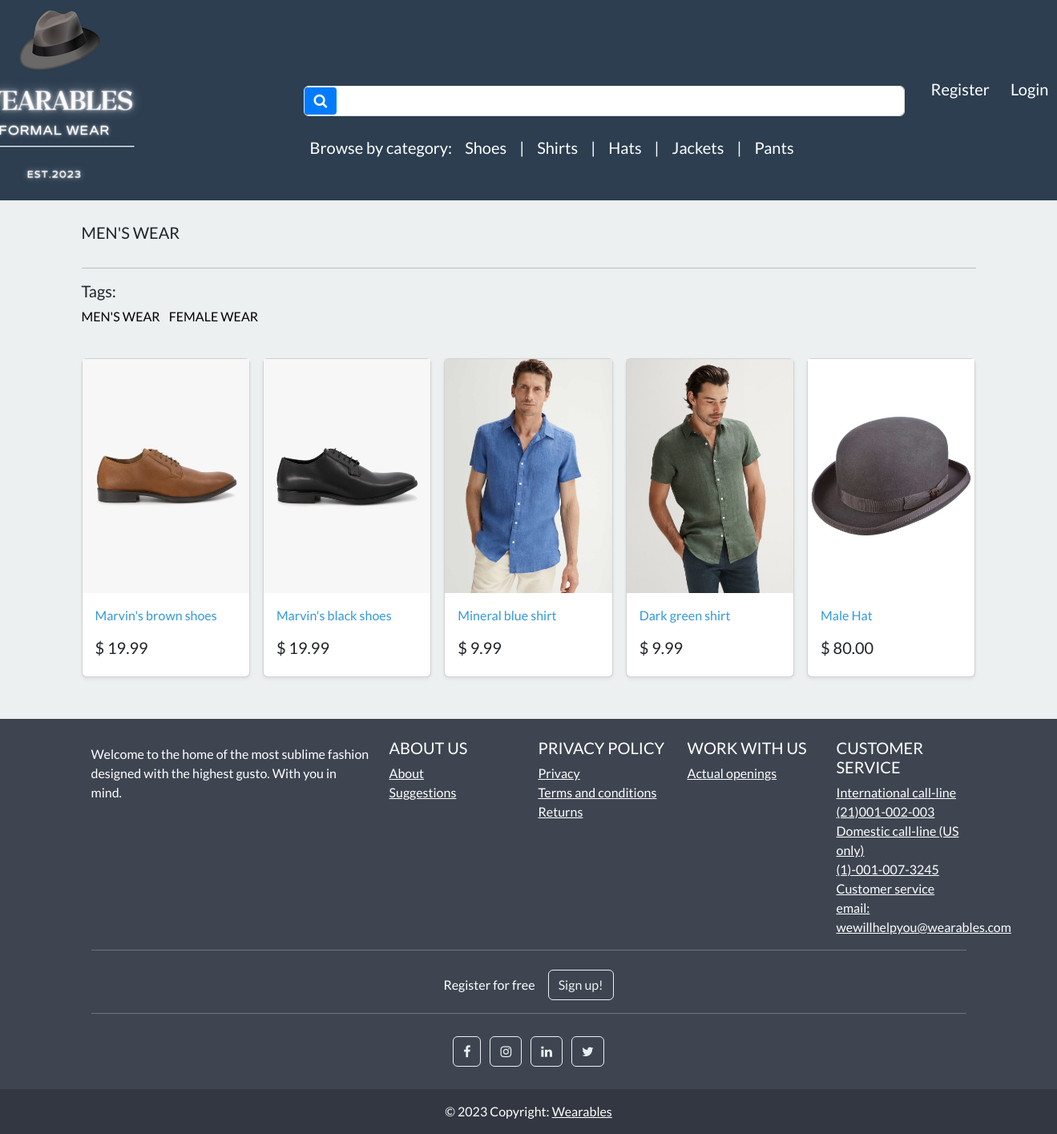
Page /tag/male/ on the earlier database version.
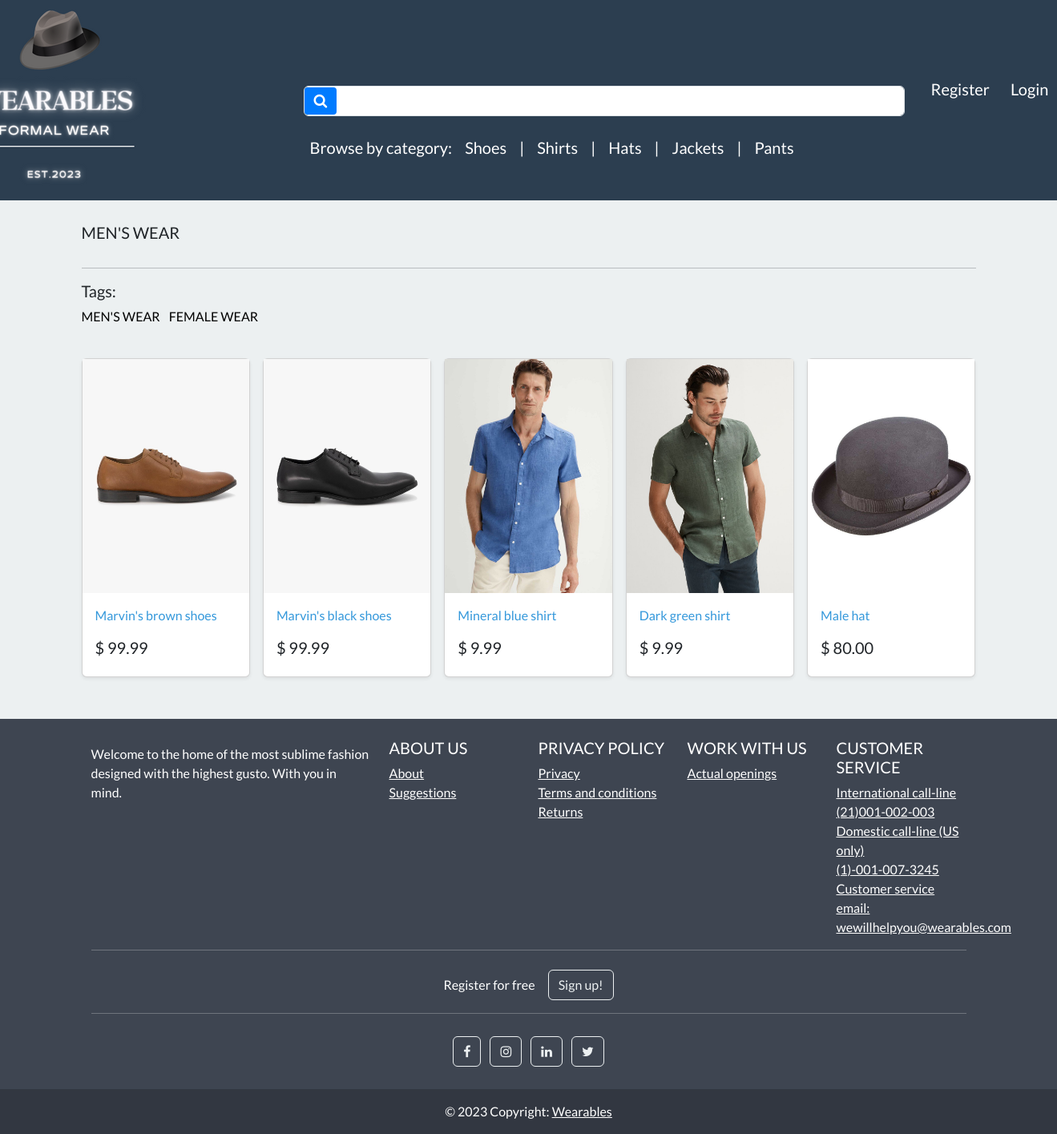
Same page on the later database version.
### store/models.py (models this page shows, shortened)
class Product(models.Model):
    category = models.ForeignKey(Category, related_name='product',on_delete=models.CASCADE, null=True)                  #linking category and product through a fk, will add category to products
    title=models.CharField(max_length=250)
    brand=models.CharField(max_length=250,default='un-branded')
    description= models.TextField(blank=True)                                                                           #blank denotes an optional field
    slug=models.SlugField(max_length=255)                                                                               #to make urls more user-friendly and readable/unique
    price=models.DecimalField(max_digits=5,decimal_places=2)                                                            #product price
    image = models.ImageField(upload_to='images/')                                                                      #upon uploading an image will create an image subfolder in media (pillow rqd)
    tags = models.ManyToManyField('Tag', related_name='product_tags', blank=True)
    class Meta:
        verbose_name_plural = 'products'                                                                                #django by default adds an s to category name
    def get_absolute_url(self):
        return reverse('product-info',args=[self.slug])

### store/views.py (the view)
# urls.py: path('tag/<slug:tag_slug>/', views.list_tag, name='list-tag'),
def list_tag(request, tag_slug=None):
    products = Product.objects.all().order_by('pk')                                                                     # Order by primary key
    tag = None
    if tag_slug:                                                                                                        # if there is a tag, try to retrieve it
        tag = get_object_or_404(Tag, tag_slug=tag_slug)
        products = products.filter(tags__tag_slug=tag_slug)
    all_categories = Category.objects.all()
    all_tags = Tag.objects.all()
    context = {
        'tag': tag,
        'products': products,
        'all_categories': all_categories,
        'all_tags': all_tags,
    }
    return render(request, 'store/list-tag.html', context)

### cart/cart.py (called while the page is built)
    def __len__(self):                                                                                #total length of products in a session
        return sum(item['qty'] for item in self.cart.values())                                        #total number of items in a shopping cart

### cart/context_processors.py (called while the page is built)
def cart(request):
    return {'cart':Cart(request)}

### store/models.py (called while the page is built)
    def get_absolute_url(self):                                                                                         #dynamic links for categories
        return reverse('list-category',args=[self.slug])

### store/views.py (called while the page is built)
def categories(request):
    all_categories=Category.objects.all()                                                                               #select all categories
    return {'all_categories': all_categories}

### store/templates/store/list-tag.html
{% extends "store/base.html" %}
{% load static %}
{% block content %}
<main>
  <div class="album py-1 pg-3 bg-light">
    <div class="container">
        <br>
      <div class="pb-3 h5"> {{ tag.tag_name|capfirst }} </div>
      <hr>
        <div class="row">
                <h5>Tags:</h5>
                <ul class="list-inline">
                    {% for tag in all_tags %}
                        <li class="list-inline-item"><a class="text-black text-decoration-none" href="{% url 'list-tag' tag.tag_slug %}">{{ tag.tag_name }}</a></li>
                    {% endfor %}
                </ul>
            </div>
      <br>
      <div class="row row-cols-1 row-cols-sm-2 row-cols-md-5 g-3">
        {% for product in products %}
        <div class="col">
          <div class="card shadow-sm">
            <img class="img-fluid" alt="Responsive image" src="{{ product.image.url }}">
            <div class="card-body">
              <p class="card-text">
                <a class="text-info text-decoration-none" href="{{ product.get_absolute_url }}">{{ product.title }}</a>
              </p>
              <div class="d-flex justify-content-between align-items-center">
                <h5>$ {{ product.price }}</h5>
              </div>
            </div>
          </div>
        </div>
        {% endfor %}
      </div>
    </div>
      <br> <br>
  </div>
</main>
{% endblock %}

Differences in the rows shown:
changed Product "Marvin's brown shoes": price "19.99" → "99.99"
changed Product "Marvin's black shoes": price "19.99" → "99.99"
changed Product: title "Male Hat" → "Male hat"
